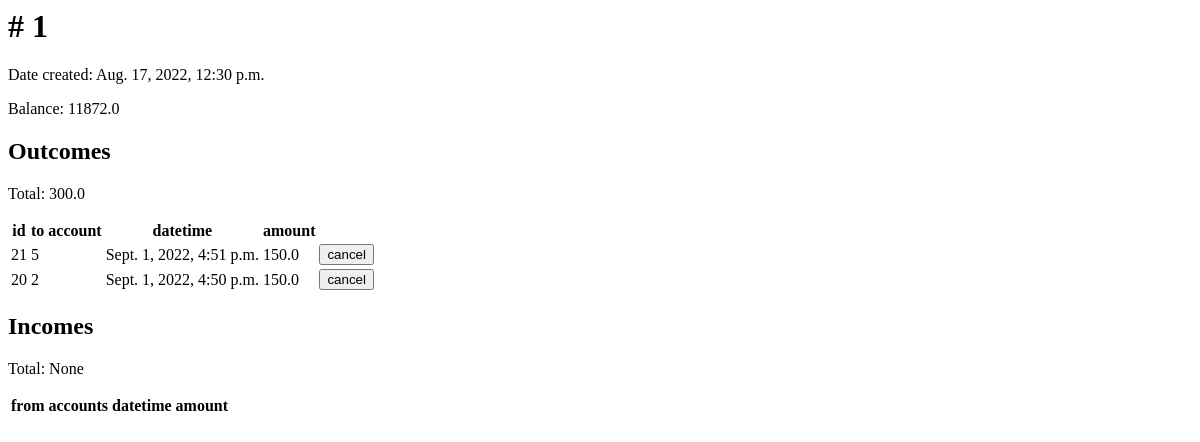
The app's page /account/1/ (signed in), older data.
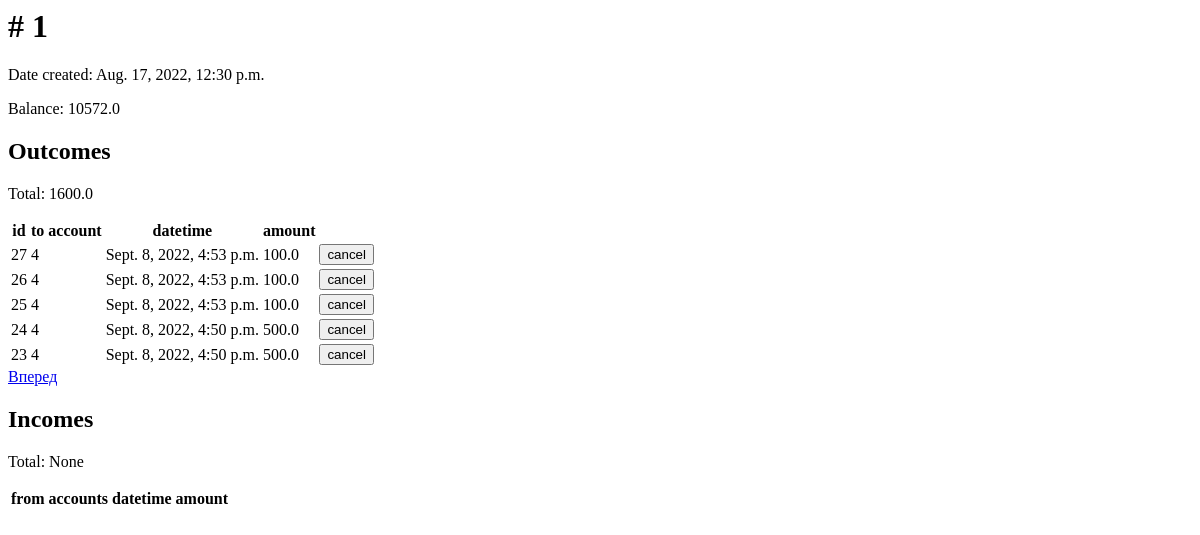
The same page, newer data.
### transactions/models.py (models this page shows)
class Account(models.Model):
    balance = models.FloatField(validators=[MinValueValidator(0)])
    user = models.ForeignKey(User, on_delete=models.CASCADE)
    created = models.DateTimeField(auto_now_add=True)
    transactions = models.ManyToManyField('self', through='Transaction')
    def __str__(self):
        return str(self.id)
    class Meta:
        verbose_name = 'Cчет'
        verbose_name_plural = 'Cчета'

class Transaction(models.Model):
    date_time = models.DateTimeField(auto_now_add=True)
    amount = models.FloatField(validators=[MinValueValidator(0)])
    from_accounts = models.ManyToManyField(Account, related_name='outcomes')
    to_account = models.ForeignKey(Account, on_delete=models.CASCADE, related_name='incomes')
    is_cancelled = models.BooleanField(default=False)
    class Meta:
        verbose_name = 'Транзакция'
        verbose_name_plural = 'Транзакции'

### transactions/views.py (the view)
# urls.py: path('account/<int:account_id>/', views.account, name='account'),
def account(request, account_id):
    if not request.user.account_set.filter(id=account_id).exists():
        return render(request, 'cancel.html', {'message': 'Access denied.' })
    account = Account.objects.prefetch_related(Prefetch('outcomes', Transaction.objects.annotate(outcome_amount=F('amount') / Count('from_accounts')))).get(id=account_id)
    outcomes = account.outcomes.order_by('-date_time')
    total_outcomes = outcomes.aggregate(Sum('outcome_amount'))['outcome_amount__sum']
    paginated_outcomes = paginate(request, outcomes, 'outcomes_page')
    incomes = account.incomes.order_by('-date_time')
    total_incomes = incomes.aggregate(Sum('amount'))['amount__sum']
    paginated_incomes = paginate(request, incomes, 'incomes_page')
    return render(request, 'account.html', {'account': account, 'outcomes': paginated_outcomes, 'total_outcomes': total_outcomes, 'incomes': paginated_incomes, 'total_incomes': total_incomes})

### transactions/views.py (called while the page is built)
def paginate(request, objects, url_param):
    paginator = Paginator(objects, 5)
    page_num = request.GET.get(url_param, 1)
    try:
        page = paginator.page(page_num)
    except EmptyPage:
        page = paginator.page(1)
    return page

### transactions/templates/account.html (shortened to what this page needs)
<h1># {{ account.id }}</h1>
<p>Date created: {{ account.created }}</p>
<p>Balance: {{ account.balance }}</p>
<h2>Outcomes</h2>
<p>Total: {{ total_outcomes }}</p>
<table class="table">
    <thead>
        <tr>
            <th>id</th>
            <th>to account</th>
            <th>datetime</th>
            <th>amount</th>
        </tr>
    </thead>
    <tbody>
            {% for x in outcomes %}
            <form action="{% url 'cancel_transaction' %}" method="POST">
                <tr>
                    <td>{{ x.id }}</td>
                    <td>{{ x.to_account }}</td>
                    <td>{{ x.date_time }}</td>
                    <td>{{ x.outcome_amount }}</td>
                    <td><input type="submit" value="cancel"></td>
                </tr>
            </form>
            {% endfor %}
    </tbody>
</table>
{% if outcomes.has_next %}
<a href="{% url 'account' account.id %}?outcomes_page={{ outcomes.next_page_number }}&incomes_page={{ incomes.number }}">Вперед</a>
{% endif %}
<h2>Incomes</h2>
<p>Total: {{ total_incomes }}</p>
<table class="table">
    <thead>
        <tr>
            <th>from accounts</th>
            <th>datetime</th>
            <th>amount</th>
        </tr>
    </thead>
</table>

Row changes from the older to the newer data that the page shows:
no longer on this page (row unchanged): Transaction: id "21", to_account "5", date_time "Sept. 1, 2022, 4:51 p.m.", outcome_amount "150.0"
no longer on this page (row unchanged): Transaction: id "20", to_account "2", date_time "Sept. 1, 2022, 4:50 p.m.", outcome_amount "150.0"
changed Account id 1: balance "11872.0" → "10572.0"
added Transaction: id "27", to_account "4", date_time "Sept. 8, 2022, 4:53 p.m.", outcome_amount "100.0"
added Transaction: id "26", to_account "4", date_time "Sept. 8, 2022, 4:53 p.m.", outcome_amount "100.0"
added Transaction: id "25", to_account "4", date_time "Sept. 8, 2022, 4:53 p.m.", outcome_amount "100.0"
added Transaction: id "24", to_account "4", date_time "Sept. 8, 2022, 4:50 p.m.", outcome_amount "500.0"
added Transaction: id "23", to_account "4", date_time "Sept. 8, 2022, 4:50 p.m.", outcome_amount "500.0"
Text that changed along with them:
{{ total_outcomes }}: "300.0" → "1600.0"
text now shown: "Вперед"
